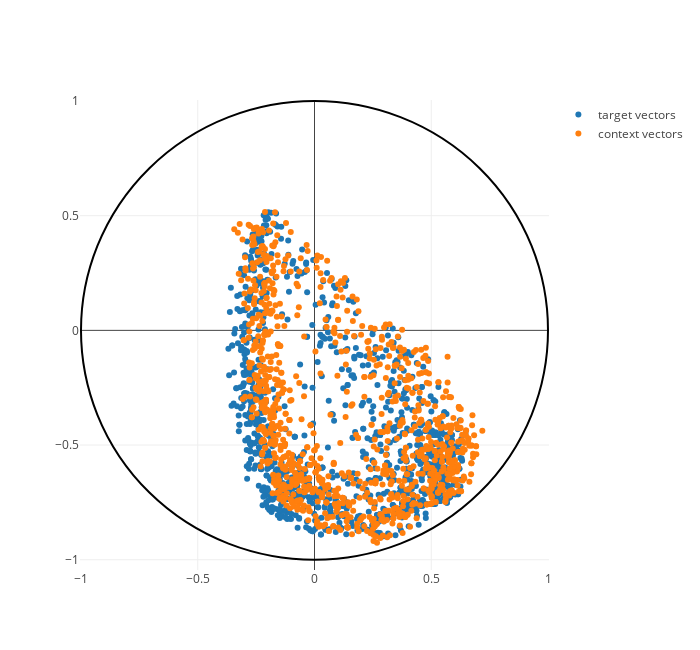

The notebook cell saved with this chart:
### Code cell
hyp_model = Glove.load(hyp_model_fn["dist_sq_lr0.01_scale5"])
hyp_wv = hyp_model.wv
plot_target_vs_context(hyp_model, labeled_word_dict, ratio_words=1)

### Figure 1 — Plotly figure (JSON) as saved in the notebook; plotly's stock layout.template omitted (floating-point values rounded to 4 significant figures; data arrays with more than 128 entries replaced by an {"elided": "..."} marker saying what was removed)
{"data": [{"mode": "markers", "name": "target vectors", "type": "scatter", "x": {"elided": "1115 float values"}, "y": {"elided": "1115 float values"}}, {"mode": "markers", "name": "context vectors", "type": "scatter", "x": {"elided": "1115 float values"}, "y": {"elided": "1115 float values"}}], "layout": {"height": 650, "shapes": [{"line": {"color": "rgba(0, 0, 0, 1)"}, "type": "circle", "x0": -1, "x1": 1, "xref": "x", "y0": -1, "y1": 1, "yref": "y"}], "width": 700}}
